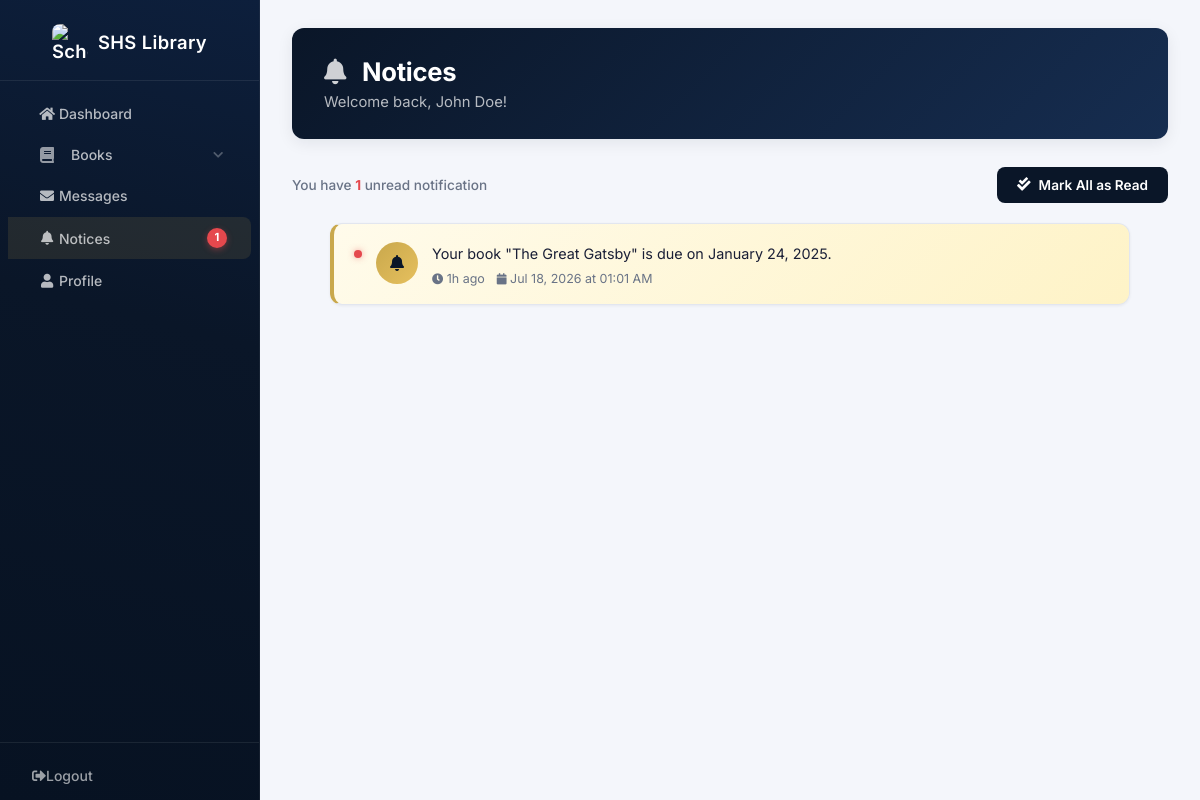
/pages/notices.php (signed in), run on the app's committed database.
### tables this page shows
CREATE TABLE users (
    id INT AUTO_INCREMENT PRIMARY KEY,
    first_name VARCHAR(50) NOT NULL,
    last_name VARCHAR(50) NOT NULL,
    email VARCHAR(100) UNIQUE NOT NULL,
    password VARCHAR(255) NOT NULL,
    role ENUM('student', 'librarian') DEFAULT 'student',
    student_id VARCHAR(20) UNIQUE,
    rfid_number VARCHAR(100) UNIQUE,
    course VARCHAR(100),
    year_level TINYINT UNSIGNED,
    created_at TIMESTAMP DEFAULT CURRENT_TIMESTAMP
);

CREATE TABLE notifications (
    id INT AUTO_INCREMENT PRIMARY KEY,
    user_id INT NOT NULL,
    message TEXT NOT NULL,
    read_status BOOLEAN DEFAULT FALSE,
    created_at TIMESTAMP DEFAULT CURRENT_TIMESTAMP,
    FOREIGN KEY (user_id) REFERENCES users(id)
);

### pages/notices.php (the view, shortened to what this page needs)
<?php
include '../includes/db.php';
$user_id = $_SESSION['user_id'];
$stmt = $pdo->prepare("SELECT first_name, last_name FROM users WHERE id = ?");
$stmt->execute([$user_id]);
$user = $stmt->fetch();
$stmt = $pdo->prepare("SELECT id, message, read_status, created_at FROM notifications WHERE user_id = ? ORDER BY created_at DESC");
$stmt->execute([$user_id]);
$notices = $stmt->fetchAll(PDO::FETCH_ASSOC);
function timeAgo($datetime) {
    $now = time();
    $then = strtotime($datetime);
    $diff = $now - $then;
    if ($diff < 86400) return floor($diff / 3600) . 'h ago';
    return date('M d, Y', $then);
}
?>
<!DOCTYPE html>
<html lang="en">
<head>
    <link rel="stylesheet" href="../css/styles.css">
    <link href="https://cdnjs.cloudflare.com/ajax/libs/font-awesome/5.15.4/css/all.min.css" rel="stylesheet">
</head>
<body>
    <div class="container">
        <?php include '../includes/sidebar.php'; ?>
        <div class="main-content">
            <header>
                <h1><i class="fas fa-bell" style="margin-right:10px; opacity:0.8;"></i> Notices</h1>
                <p>Welcome back, <?php echo htmlspecialchars($user['first_name'] . ' ' . $user['last_name']); ?>!</p>
            </header>
            <div class="notices-toolbar">
                <span class="unread-info">
                    <?php if ($unread_count > 0): ?>
                        You have <strong><?php echo $unread_count; ?></strong> unread notification<?php echo $unread_count !== 1 ? 's' : ''; ?>
                    <?php else: ?>
                        All caught up — no unread notifications
                    <?php endif; ?>
                </span>
                <button class="mark-read-btn" id="mark-all-read" <?php echo $unread_count === 0 ? 'disabled' : ''; ?>>
                    <i class="fas fa-check-double"></i> Mark All as Read
                </button>
            </div>
            <section class="notices-list" id="notices-list">
                <?php if (empty($notices)): ?>
                    <div class="empty-state">
                        <i class="fas fa-bell-slash"></i>
                        <h3>No notifications yet</h3>
                        <p>You'll see borrow/return updates and library announcements here.</p>
                    </div>
                <?php else: ?>
                    <?php foreach ($notices as $notice): ?>
                        <div class="notice-item <?php echo !$notice['read_status'] ? 'unread' : ''; ?>" data-id="<?php echo $notice['id']; ?>">
                            <?php if (!$notice['read_status']): ?>
                                <div class="unread-dot"></div>
                            <?php endif; ?>
                            <div class="notice-icon">
                                <i class="fas fa-bell"></i>
                            </div>
                            <div class="notice-body">
                                <div class="notice-message"><?php echo htmlspecialchars($notice['message']); ?></div>
                                <div class="notice-meta">
                                    <span><i class="fas fa-clock"></i> <?php echo timeAgo($notice['created_at']); ?></span>
                                    <span><i class="fas fa-calendar"></i> <?php echo date('M d, Y \a\t h:i A', strtotime($notice['created_at'])); ?></span>
                                </div>
                            </div>
                        </div>
                    <?php endforeach; ?>
                <?php endif; ?>
            </section>
        </div>
    </div>
</body>
</html>

### css/styles.css (style rules this page uses)
:root { --primary: #0a1628; --primary-light: #162d50; --accent: #c9a84c; --accent-hover: #e6c05e; --surface: #ffffff; --surface-alt: #f4f6fb; --border: #e2e6ef; --text: #1a1f36; --text-muted: #697386; --danger: #e5484d; --success: #30a46c; --info: #3b82f6; --radius: 12px; --radius-sm: 8px; --shadow-sm: 0 1px 3px rgba(10,22,40,0.06); --shadow: 0 4px 16px rgba(10,22,40,0.08); --shadow-lg: 0 8px 30px rgba(10,22,40,0.12); --transition: 0.2s cubic-bezier(0.4,0,0.2,1); }
* { margin: 0; padding: 0; box-sizing: border-box; font-family: 'Inter', -apple-system, BlinkMacSystemFont, sans-serif; }
body { background: var(--surface-alt); color: var(--text); -webkit-font-smoothing: antialiased; }
.container { display: flex; min-height: 100vh; }
.main-content { margin-left: 260px; padding: 28px 32px; width: calc(100% - 260px); min-height: 100vh; }
header { background: linear-gradient(135deg, var(--primary) 0%, var(--primary-light) 100%); color: white; padding: 28px 32px; border-radius: var(--radius); margin-bottom: 28px; box-shadow: var(--shadow); }
header h1 { font-size: 1.6rem; font-weight: 700; margin: 0; letter-spacing: -0.01em; }
header p { font-size: 0.925rem; margin: 6px 0 0; color: rgba(255,255,255,0.7); }
.notices-list { max-width: 800px; margin: 0 auto; }
.notice-item { display: flex; align-items: flex-start; gap: 14px; background: var(--surface); border-radius: var(--radius); padding: 18px 20px; margin-bottom: 12px; box-shadow: var(--shadow-sm); border: 1px solid var(--border); border-left: 4px solid var(--border); transition: all var(--transition); }
.notice-item.unread { background: linear-gradient(135deg, #fffbeb 0%, #fef3c7 100%); border-left-color: var(--accent); }
.notice-item.unread .notice-icon { background: linear-gradient(135deg, var(--accent) 0%, var(--accent-hover) 100%); color: var(--primary); }
.notice-icon { flex-shrink: 0; width: 42px; height: 42px; background: linear-gradient(135deg, var(--surface-alt) 0%, #e8ecf4 100%); color: var(--text-muted); border-radius: 50%; display: flex; align-items: center; justify-content: center; font-size: 1rem; }
.notice-body { flex: 1; min-width: 0; }
.notice-message { font-size: 0.9rem; color: var(--text); line-height: 1.6; margin-bottom: 6px; }
.notice-meta { display: flex; align-items: center; gap: 12px; font-size: 0.78rem; color: var(--text-muted); }
.notice-meta i { font-size: 0.7rem; }
.unread-dot { width: 8px; height: 8px; border-radius: 50%; background: var(--danger); flex-shrink: 0; margin-top: 8px; box-shadow: 0 0 6px rgba(229,72,77,0.5); }
.notices-toolbar { display: flex; align-items: center; justify-content: space-between; margin-bottom: 20px; flex-wrap: wrap; gap: 12px; }
.notices-toolbar .unread-info { font-size: 0.85rem; color: var(--text-muted); font-weight: 500; }
.notices-toolbar .unread-info strong { color: var(--danger); }
.mark-read-btn { display: inline-flex; align-items: center; gap: 8px; padding: 10px 20px; background: var(--primary); color: white; border: none; border-radius: var(--radius-sm); font-size: 0.85rem; font-weight: 600; font-family: inherit; cursor: pointer; transition: all var(--transition); }

### data on the page
users: first_name+last_name "John Doe"
notifications: read_status 0 (drawn), message "Your book \"The Great Gatsby\" is due on January 24, 2025.", created_at "1h ago", created_at "Jul 18, 2026 at 01:01 AM"

### other printed values
$unread_count "1"
